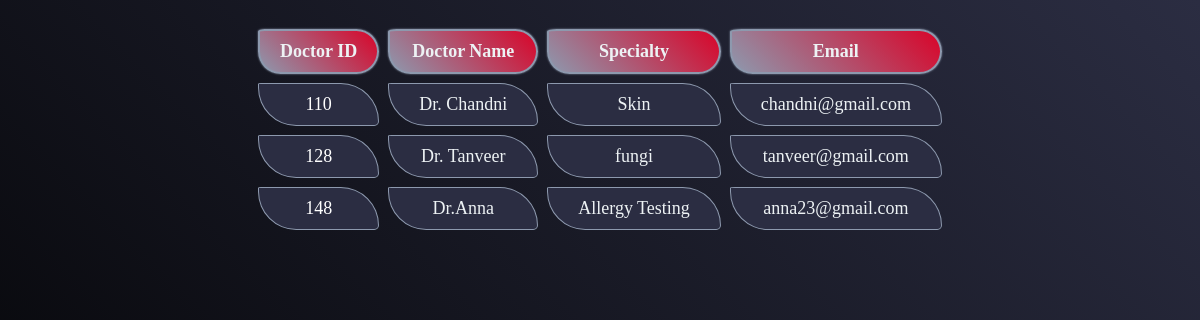
/doctor.php, run on the app's committed database.
### tables this page shows
CREATE TABLE `doctors` (
  `Doctor_id` int(11) NOT NULL,
  `Doctor_name` varchar(30) NOT NULL,
  `Speciality` varchar(50) NOT NULL,
  `Enrolled_in_Centre` int(5) NOT NULL,
  `Email` varchar(50) NOT NULL
);

### doctor.php (the view, shortened to what this page needs)
<?php
    $conn = mysqli_connect('localhost', 'root', '');
    mysqli_select_db($conn, 'pet care');
    $q="SELECT Doctor_id,Doctor_name ,Speciality ,Email
        FROM doctors
        WHERE `Enrolled_in_Centre` =
        ( SELECT Centre_chosed FROM client
        WHERE Client_no=(SELECT MAX(Client_no) FROM Client))";
    $query= mysqli_query($conn, $q);
?>
<!DOCTYPE html>
<html lang="en">
<head>
    <link rel="stylesheet" href="./doctor.css">
</head>
<body>
    <div class="container">
    <table border="1">
        <thead>
        <tr>
            <th style="padding: 0px 20px;">Doctor ID</th>
            <th  style="padding: 0px 20px;">Doctor Name</th>
            <th>Specialty </th>
            <th>Email</th>
        </tr>
        </thead>
   <?php while($etra=mysqli_fetch_array($query)){ ?>
        <tbody>
        <tr>
            <td class="td"> <a  href="appointment2.php/?Doctor_Id=<?php echo $etra['Doctor_id'] ?>"> <?php echo $etra['Doctor_id'] ?></a></td>
            <td><?php echo $etra['Doctor_name'] ?></td>
            <td><?php echo $etra['Speciality'] ?></td>
            <td><?php echo $etra['Email'] ?></td>
        </tr>
        </tbody>
    <?php }?>
    </table>
</div>
</body>
</html>

### doctor.css (style rules this page uses)
* { padding: 0; margin: 0; }
.container { width: 100%; background: linear-gradient(-135deg,#2b2d42 , #000); display: flex; flex-direction: column; align-items:center; height: 100vh ; }
table { margin-top:20px; text-align: center; font-size: 18px; }
th { color: #edf2f4; background: linear-gradient(-135deg,#d90429,#8d99ae); padding: 10px 5px; border-radius: 25% 100px 100px; text-align: center; border: 2px solid #8d99ae; box-shadow: 0px 0px 2px #8d99ae; }
td { color: #edf2f4; background: linear-gradient(-135deg,#2b2d42,#2b2d42); padding: 10px 30px; border: 1px solid #8d99ae; border-radius: 50% 800px 100px; text-align: center; }
td a { color: #FFF; text-decoration: none; }
table { border: none; border-spacing:0.5em ; }

### data on the page
doctors: Doctor_id "110", Doctor_name "Dr. Chandni", Speciality "Skin", Email "chandni@gmail.com"
doctors: Doctor_id "128", Doctor_name "Dr. Tanveer", Speciality "fungi", Email "tanveer@gmail.com"
doctors: Doctor_id "148", Doctor_name "Dr.Anna", Speciality "Allergy Testing", Email "anna23@gmail.com"
